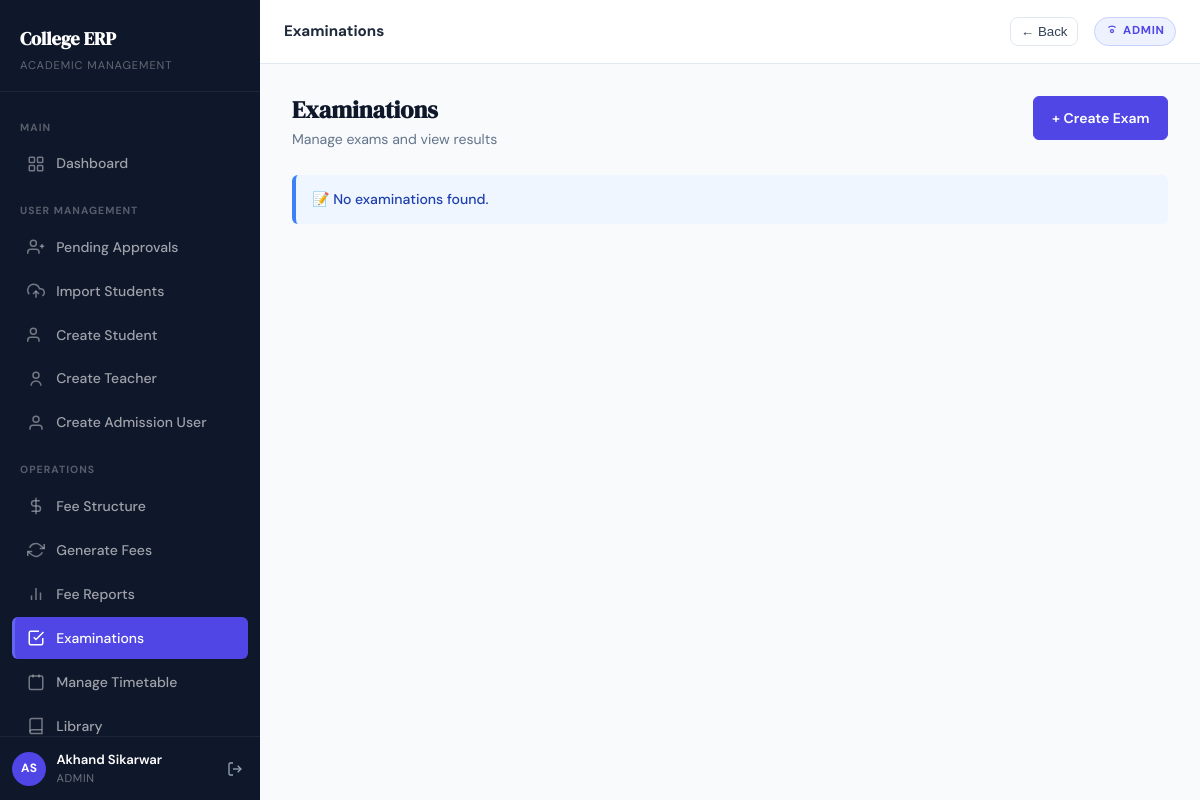
Page /examinations/ (signed in) on the earlier database version.
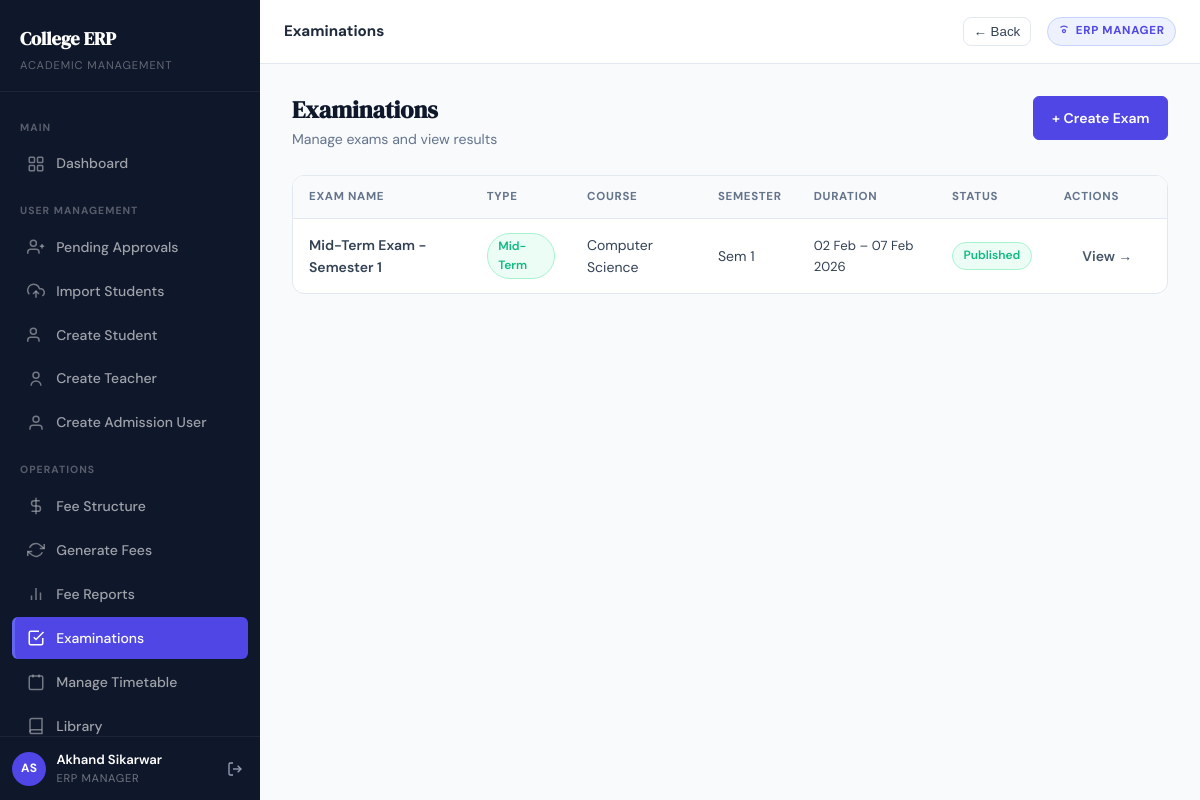
Same page on the later database version.
### apps/accounts/models.py (models this page shows, shortened)
class CustomUser(AbstractUser):
    first_name    = models.CharField(max_length=100)
    last_name     = models.CharField(max_length=100)
    email         = models.EmailField(unique=True)
    mobile_number = models.CharField(max_length=10, unique=True, null=True, blank=True)
    role          = models.CharField(max_length=20, choices=Role.choices)
    is_verified   = models.BooleanField(default=False)
    is_approved   = models.BooleanField(default=False)
    class Meta:
        indexes = [
            models.Index(fields=["role"]),
            models.Index(fields=["is_approved"]),
        ]
    @property
    def full_name(self):
        return f"{self.first_name} {self.last_name}".strip() or self.username
    @property
    def is_erp_manager(self):
        return self.role == Role.ERP_MANAGER or self.is_superuser

### apps/examinations/models.py (models this page shows, shortened)
class Exam(TimeStampedModel):
    exam_type = models.ForeignKey(
        ExamType, on_delete=models.CASCADE, related_name="exams"
    )
    course = models.ForeignKey(
        Course, on_delete=models.CASCADE, related_name="exams"
    )
    semester = models.ForeignKey(
        Semester, on_delete=models.CASCADE, related_name="exams"
    )
    name = models.CharField(max_length=200)
    start_date = models.DateField()
    end_date = models.DateField()
    is_published = models.BooleanField(default=False)
    class Meta:
        ordering = ["-start_date"]
        unique_together = ("exam_type", "course", "semester", "start_date")

class ExamType(TimeStampedModel):
    name = models.CharField(max_length=50, unique=True)
    class Meta:
        ordering = ["name"]

### apps/academics/models.py (models this page shows, shortened)
class Course(TimeStampedModel):
    program = models.ForeignKey(
        Program, on_delete=models.CASCADE, related_name="courses"
    )
    name = models.CharField(max_length=100)
    class Meta:
        ordering = ["name"]
        unique_together = ("program", "name")

class Semester(TimeStampedModel):
    course = models.ForeignKey(
        Course, on_delete=models.CASCADE, related_name="semesters"
    )
    number = models.PositiveIntegerField()
    class Meta:
        ordering = ["number"]
        unique_together = ("course", "number")

### apps/examinations/views.py (the view)
# urls.py: path("",                                views.exam_list,         name="exam_list"),
@login_required
def exam_list(request):
    user = request.user
    if user.is_erp_manager:
        exams = Exam.objects.all()
    elif user.is_teacher:
        exams = Exam.objects.all()
    else:
        exams = Exam.objects.filter(is_published=True)
    exams = exams.select_related(
        "exam_type", "course__program__department", "semester"
    ).order_by("-start_date")
    return render(request, "examinations/exam_list.html", {
        "exams": exams,
    })

### templates/examinations/exam_list.html (shortened to what this page needs)
{% extends "base.html" %}
{% block topbar_title %}Examinations{% endblock %}
{% block content %}
<div class="page-header fade-in-up">
  <div>
    <div class="page-header-title">Examinations</div>
    <div class="page-header-subtitle">Manage exams and view results</div>
  </div>
  {% if request.user.is_erp_manager %}
  <a href="{% url 'create_exam' %}" class="btn btn-primary">+ Create Exam</a>
  {% endif %}
</div>
{% if exams %}
<div class="table-wrapper fade-in-up">
  <table class="erp-table">
    <thead>
      <tr>
        <th>Exam Name</th>
        <th>Type</th>
        <th>Course</th>
        <th>Semester</th>
        <th>Duration</th>
        <th>Status</th>
        <th>Actions</th>
      </tr>
    </thead>
    <tbody>
      {% for exam in exams %}
      <tr>
        <td class="fw-semibold">{{ exam.name }}</td>
        <td><span class="status-badge open">{{ exam.exam_type.name }}</span></td>
        <td>{{ exam.course.name }}</td>
        <td>Sem {{ exam.semester.number }}</td>
        <td class="text-muted text-sm">{{ exam.start_date|date:"d M" }} – {{ exam.end_date|date:"d M Y" }}</td>
        <td>
          {% if exam.is_published %}
            <span class="status-badge open">Published</span>
          {% else %}
            <span class="status-badge pending">Draft</span>
          {% endif %}
        </td>
        <td>
          <a href="{% url 'exam_detail' exam.pk %}" class="btn btn-sm btn-outline">View →</a>
        </td>
      </tr>
      {% endfor %}
    </tbody>
  </table>
</div>
{% else %}
<div class="alert alert-info fade-in-up">📝 No examinations found.</div>
{% endif %}
{% endblock %}

### templates/base.html (shortened to what the changed rows need)
{% load static %}
<!DOCTYPE html>
<html lang="en">
<head>
  <link rel="stylesheet" href="{% static 'css/style.css' %}">
</head>
<body>
{% if request.user.is_authenticated %}
<div class="app-shell">
  <aside class="sidebar" id="sidebar">
    <div class="sidebar-logo">
      <a href="{% url 'dashboard' %}" class="sidebar-logo-text">College ERP</a>
      <div class="sidebar-logo-sub">Academic Management</div>
    </div>
    <nav class="sidebar-nav">
      <div class="sidebar-section-label">Main</div>
      <a href="{% url 'dashboard' %}"
         class="sidebar-link {% if request.resolver_match.url_name == 'dashboard' %}active{% endif %}">
        <svg viewBox="0 0 24 24" fill="none" stroke="currentColor" stroke-width="2">
          <rect x="3" y="3" width="7" height="7" rx="1"/><rect x="14" y="3" width="7" height="7" rx="1"/>
          <rect x="14" y="14" width="7" height="7" rx="1"/><rect x="3" y="14" width="7" height="7" rx="1"/>
        </svg>
        Dashboard
      </a>
      {% if request.user.role == "ERP_MANAGER" or request.user.is_superuser %}
      <div class="sidebar-section-label">User Management</div>
      <a href="{% url 'pending_approvals' %}"
         class="sidebar-link {% if request.resolver_match.url_name == 'pending_approvals' %}active{% endif %}">
        <svg viewBox="0 0 24 24" fill="none" stroke="currentColor" stroke-width="2"><path d="M16 21v-2a4 4 0 0 0-4-4H5a4 4 0 0 0-4 4v2"/><circle cx="8.5" cy="7" r="4"/><line x1="20" y1="8" x2="20" y2="14"/><line x1="23" y1="11" x2="17" y2="11"/></svg>
        Pending Approvals
      </a>
      <a href="{% url 'import_students' %}"
         class="sidebar-link {% if request.resolver_match.url_name == 'import_students' %}active{% endif %}">
        <svg viewBox="0 0 24 24" fill="none" stroke="currentColor" stroke-width="2"><polyline points="16 16 12 12 8 16"/><line x1="12" y1="12" x2="12" y2="21"/><path d="M20.39 18.39A5 5 0 0 0 18 9h-1.26A8 8 0 1 0 3 16.3"/></svg>
        Import Students
      </a>
      <a href="{% url 'create_student_account' %}"
         class="sidebar-link {% if request.resolver_match.url_name == 'create_student_account' %}active{% endif %}">
        <svg viewBox="0 0 24 24" fill="none" stroke="currentColor" stroke-width="2"><path d="M16 21v-2a4 4 0 0 0-4-4H5a4 4 0 0 0-4 4v2"/><circle cx="8.5" cy="7" r="4"/></svg>
        Create Student
      </a>
      <a href="{% url 'create_teacher_account' %}"
         class="sidebar-link {% if request.resolver_match.url_name == 'create_teacher_account' %}active{% endif %}">
        <svg viewBox="0 0 24 24" fill="none" stroke="currentColor" stroke-width="2"><circle cx="12" cy="7" r="4"/><path d="M5.5 21a6.5 6.5 0 0 1 13 0"/></svg>
        Create Teacher
      </a>
      <a href="{% url 'create_admission_user' %}"
         class="sidebar-link {% if request.resolver_match.url_name == 'create_admission_user' %}active{% endif %}">
        <svg viewBox="0 0 24 24" fill="none" stroke="currentColor" stroke-width="2"><path d="M20 21v-2a4 4 0 0 0-4-4H8a4 4 0 0 0-4 4v2"/><circle cx="12" cy="7" r="4"/></svg>
        Create Admission User
      </a>
      <div class="sidebar-section-label">Operations</div>
      <a href="{% url 'fee_structure_list' %}"
         class="sidebar-link {% if request.resolver_match.url_name == 'fee_structure_list' %}active{% endif %}">
        <svg viewBox="0 0 24 24" fill="none" stroke="currentColor" stroke-width="2"><line x1="12" y1="1" x2="12" y2="23"/><path d="M17 5H9.5a3.5 3.5 0 0 0 0 7h5a3.5 3.5 0 0 1 0 7H6"/></svg>
        Fee Structure
      </a>
      <a href="{% url 'generate_fees' %}"
         class="sidebar-link {% if request.resolver_match.url_name == 'generate_fees' %}active{% endif %}">
        <svg viewBox="0 0 24 24" fill="none" stroke="currentColor" stroke-width="2"><polyline points="23 4 23 10 17 10"/><polyline points="1 20 1 14 7 14"/><path d="M3.51 9a9 9 0 0 1 14.13-3.36L23 10"/><path d="M20.49 15a9 9 0 0 1-14.13 3.36L1 14"/></svg>
        Generate Fees
      </a>
      <a href="{% url 'fee_collection_report' %}"
         class="sidebar-link {% if request.resolver_match.url_name == 'fee_collection_report' %}active{% endif %}">
        <svg viewBox="0 0 24 24" fill="none" stroke="currentColor" stroke-width="2"><line x1="18" y1="20" x2="18" y2="10"/><line x1="12" y1="20" x2="12" y2="4"/><line x1="6" y1="20" x2="6" y2="14"/></svg>
        Fee Reports
      </a>
      <a href="{% url 'exam_list' %}"
         class="sidebar-link {% if request.resolver_match.url_name == 'exam_list' %}active{% endif %}">
        <svg viewBox="0 0 24 24" fill="none" stroke="currentColor" stroke-width="2"><path d="M9 11l3 3L22 4"/><path d="M21 12v7a2 2 0 0 1-2 2H5a2 2 0 0 1-2-2V5a2 2 0 0 1 2-2h11"/></svg>
        Examinations
      </a>
      <a href="{% url 'manage_timetable' %}"
         class="sidebar-link {% if request.resolver_match.url_name == 'manage_timetable' %}active{% endif %}">
        <svg viewBox="0 0 24 24" fill="none" stroke="currentColor" stroke-width="2"><rect x="3" y="4" width="18" height="18" rx="2"/><line x1="16" y1="2" x2="16" y2="6"/><line x1="8" y1="2" x2="8" y2="6"/></svg>
        Manage Timetable
      </a>
      <a href="{% url 'book_catalog' %}"
         class="sidebar-link {% if request.resolver_match.url_name == 'book_catalog' %}active{% endif %}">
        <svg viewBox="0 0 24 24" fill="none" stroke="currentColor" stroke-width="2"><path d="M4 19.5A2.5 2.5 0 0 1 6.5 17H20"/><path d="M6.5 2H20v20H6.5A2.5 2.5 0 0 1 4 19.5V4.5A2.5 2.5 0 0 1 6.5 2z"/></svg>
        Library
      </a>
      {% endif %}
    </nav>
    <div class="sidebar-footer">
      <div class="sidebar-user">
        <div class="sidebar-avatar">
          {{ request.user.first_name|first|upper }}{{ request.user.last_name|first|upper }}
        </div>
        <div class="sidebar-user-info">
          <div class="sidebar-user-name">{{ request.user.full_name }}</div>
          <div class="sidebar-user-role">{{ request.user.get_role_display }}</div>
        </div>
        <form method="post" action="{% url 'logout' %}" style="margin:0;">
          <button type="submit" class="sidebar-logout" title="Logout" style="border:none;background:transparent;cursor:pointer;">
            <svg width="16" height="16" viewBox="0 0 24 24" fill="none" stroke="currentColor" stroke-width="2">
              <path d="M9 21H5a2 2 0 0 1-2-2V5a2 2 0 0 1 2-2h4"/>
              <polyline points="16 17 21 12 16 7"/><line x1="21" y1="12" x2="9" y2="12"/>
            </svg>
          </button>
        </form>
      </div>
    </div>
  </aside>
  <div class="main-content">
    <header class="topbar">
      <span class="topbar-title">{% block topbar_title %}Dashboard{% endblock %}</span>
      <button
        type="button"
        onclick="if (window.history.length > 1) { window.history.back(); } else { window.location.href='{% url 'dashboard' %}'; }"
        style="margin-left:.75rem;border:1px solid var(--gray-200);background:#fff;border-radius:.5rem;padding:.35rem .6rem;cursor:pointer;color:var(--gray-700);font-weight:500;"
        aria-label="Go back"
        title="Go back"
      >
        ← Back
      </button>
      <span class="topbar-badge">
        <svg width="12" height="12" viewBox="0 0 24 24" fill="none" stroke="currentColor" stroke-width="2.5">
          <circle cx="12" cy="12" r="3"/>
          <path d="M19.07 4.93A10 10 0 0 0 12 2a10 10 0 0 0-7.07 2.93"/>
        </svg>
        {{ request.user.get_role_display }}
      </span>
    </header>
    <main class="page-content">
      {% block content %}{% endblock %}
    </main>
  </div>
</div>
{% else %}
<!-- ════════════════════════════════════════════════════════
     UNAUTHENTICATED LAYOUT (no sidebar)
═════════════════════════════════════════════════════════ -->
{% block outer_content %}{% endblock %}
{% endif %}
</body>
</html>

Differences in the rows shown:
changed CustomUser "Akhand Sikarwar": user.role "ADMIN" → "ERP MANAGER"
added Exam: name "Mid-Term Exam - Semester 1", exam_type.name "Mid-Term", course.name "Computer Science", semester.number "1", start_date "02 Feb", end_date "07 Feb 2026", is_published "Published"
Other differences:
text no longer shown: "📝 No examinations found."
text now shown: "EXAM NAME TYPE COURSE SEMESTER DURATION STATUS ACTIONS"
